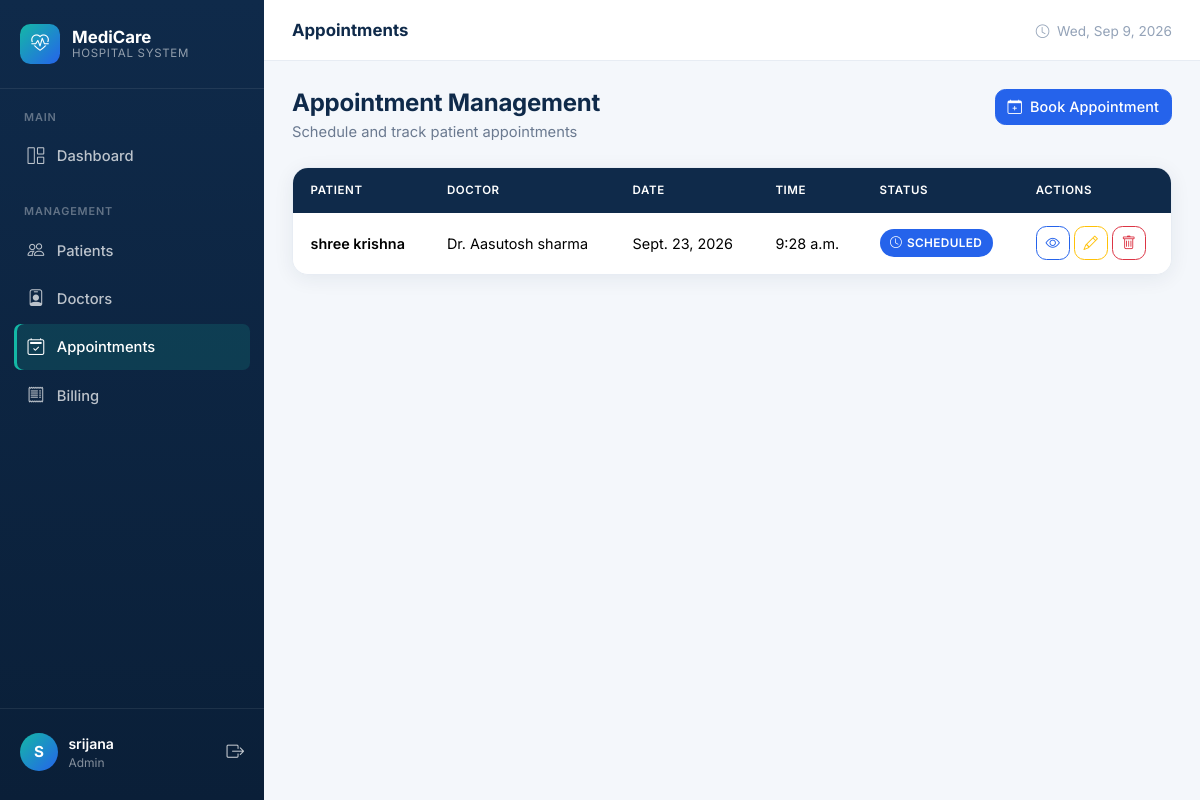
The page /appointments/ (signed in) on the database its author committed.
### hospital/models.py (models this page shows, shortened)
class Appointment(models.Model):
    STATUS_CHOICES = [
        ('Scheduled', 'Scheduled'),
        ('Completed', 'Completed'),
        ('Cancelled', 'Cancelled'),
    ]
    patient = models.ForeignKey(
        Patient,
        on_delete=models.CASCADE,
        related_name='appointments'
    )
    doctor = models.ForeignKey(
        Doctor,
        on_delete=models.CASCADE,
        related_name='appointments'
    )
    appointment_date = models.DateField()
    appointment_time = models.TimeField()
    reason = models.TextField()
    status = models.CharField(
        max_length=20,
        choices=STATUS_CHOICES,
        default='Scheduled'
    )
    notes = models.TextField(blank=True)
    created_at = models.DateTimeField(auto_now_add=True)

class Patient(models.Model):
        user = models.OneToOneField(
        User,
        on_delete=models.CASCADE,
        null=True,
        blank=True,
        related_name='patient_profile'
    )
        GENDER_CHOICES = [
        ('Male', 'Male'),
        ('Female', 'Female'),
        ('Other', 'Other'),
    ]
        BLOOD_GROUP_CHOICES = [
        ('A+', 'A+'),
        ('A-', 'A-'),
        ('B+', 'B+'),
        ('B-', 'B-'),
        ('AB+', 'AB+'),
        ('AB-', 'AB-'),
        ('O+', 'O+'),
        ('O-', 'O-'),
    ]
        patient_id = models.CharField(max_length=20, unique=True)
        full_name = models.CharField(max_length=100)
        date_of_birth = models.DateField()
        gender = models.CharField(max_length=10, choices=GENDER_CHOICES)
        blood_group = models.CharField(
        max_length=5,
        choices=BLOOD_GROUP_CHOICES
    )
        phone = models.CharField(max_length=15)
        email = models.EmailField(blank=True)
        address = models.TextField()
        emergency_contact = models.CharField(max_length=15)
        created_at = models.DateTimeField(auto_now_add=True)

class Doctor(models.Model):
        user = models.OneToOneField(
        User,
        on_delete=models.CASCADE,
        null=True,
        blank=True,
        related_name='doctor_profile'
    )
        SPECIALIZATION_CHOICES = [
        ('Cardiologist', 'Cardiologist'),
        ('Dermatologist', 'Dermatologist'),
        ('Neurologist', 'Neurologist'),
        ('Orthopedic', 'Orthopedic'),
        ('Pediatrician', 'Pediatrician'),
        ('Psychiatrist', 'Psychiatrist'),
        ('General Physician', 'General Physician'),
        ('Gynecologist', 'Gynecologist'),
        ('Dentist', 'Dentist'),
        ('Other', 'Other'),
    ]
        GENDER_CHOICES = [
        ('Male', 'Male'),
        ('Female', 'Female'),
        ('Other', 'Other'),
    ]
        doctor_id = models.CharField(max_length=20, unique=True)
        full_name = models.CharField(max_length=100)
        gender = models.CharField(max_length=10, choices=GENDER_CHOICES)
        specialization = models.CharField(
        max_length=50,
        choices=SPECIALIZATION_CHOICES
    )
        phone = models.CharField(max_length=15)
        email = models.EmailField(blank=True)
        address = models.TextField()
        qualification = models.CharField(max_length=100)
        experience = models.PositiveIntegerField()
        consultation_fee = models.DecimalField(
        max_digits=10,
        decimal_places=2
    )
        created_at = models.DateTimeField(auto_now_add=True)

### hospital/views.py (the view)
@login_required
def appointment_list(request):
    appointments = Appointment.objects.select_related(
        'patient',
        'doctor'
    ).order_by(
        '-appointment_date',
        '-appointment_time'
    )
    return render(
        request,
        'hospital/appointment_list.html',
        {
            'appointments': appointments,
        }
    )

### hospital/templates/hospital/appointment_list.html (shortened to what this page needs)
{% extends 'hospital/base.html' %}
{% block page_title %}Appointments{% endblock %}
{% block content %}
<div class="page-header">
    <div>
        <h1>Appointment Management</h1>
        <div class="subtitle">Schedule and track patient appointments</div>
    </div>
    <a href="{% url 'add_appointment' %}" class="btn btn-primary">
        <i class="bi bi-calendar-plus me-1"></i> Book Appointment
    </a>
</div>
<div class="card-modern">
    <div class="card-body p-0">
        <div class="table-responsive">
            <table class="table table-modern">
                <thead>
                    <tr>
                        <th>Patient</th>
                        <th>Doctor</th>
                        <th>Date</th>
                        <th>Time</th>
                        <th>Status</th>
                        <th>Actions</th>
                    </tr>
                </thead>
                <tbody>
                    {% for appointment in appointments %}
                    <tr>
                        <td class="fw-600">{{ appointment.patient.full_name }}</td>
                        <td>Dr. {{ appointment.doctor.full_name }}</td>
                        <td>{{ appointment.appointment_date }}</td>
                        <td>{{ appointment.appointment_time }}</td>
                        <td>
                            {% if appointment.status == 'Scheduled' %}
                                <span class="badge-status badge-scheduled"><i class="bi bi-clock"></i> Scheduled</span>
                            {% elif appointment.status == 'Completed' %}
                                <span class="badge-status badge-completed"><i class="bi bi-check-circle"></i> Completed</span>
                            {% else %}
                                <span class="badge-status badge-cancelled"><i class="bi bi-x-circle"></i> Cancelled</span>
                            {% endif %}
                        </td>
                        <td>
                            <div class="d-flex gap-1">
                                <a href="{% url 'appointment_detail' appointment.id %}" class="btn btn-sm btn-outline-primary btn-icon" title="View">
                                    <i class="bi bi-eye"></i>
                                </a>
                                <a href="{% url 'edit_appointment' appointment.id %}" class="btn btn-sm btn-outline-warning btn-icon" title="Edit">
                                    <i class="bi bi-pencil"></i>
                                </a>
                                <a href="{% url 'delete_appointment' appointment.id %}" class="btn btn-sm btn-outline-danger btn-icon" title="Delete">
                                    <i class="bi bi-trash"></i>
                                </a>
                            </div>
                        </td>
                    </tr>
                    {% endfor %}
                </tbody>
            </table>
        </div>
    </div>
</div>
{% endblock %}

### hospital/templates/hospital/base.html (shortened to what this page needs)
{% load static %}
<!DOCTYPE html>
<html lang="en">
<head>
    <link href="https://cdn.jsdelivr.net/npm/bootstrap@5.3.3/dist/css/bootstrap.min.css" rel="stylesheet">
    <link href="https://cdn.jsdelivr.net/npm/bootstrap-icons@1.11.3/font/bootstrap-icons.min.css" rel="stylesheet">
    <link href="{% static 'hospital/css/style.css' %}" rel="stylesheet">
</head>
<body>
{% if request.user.is_authenticated %}
<div class="app-wrapper">
    <aside class="sidebar" id="sidebar">
        <div class="sidebar-brand">
            <div class="brand-icon">
                <i class="bi bi-heart-pulse"></i>
            </div>
            <div class="brand-text">
                MediCare
                <small>Hospital System</small>
            </div>
        </div>
        <nav class="sidebar-nav">
            {% if request.user.profile.role == 'STAFF' or request.user.is_superuser %}
            <div class="nav-section">
                <div class="nav-section-title">Main</div>
                <a href="{% url 'staff_dashboard' %}" class="nav-link {% if request.resolver_match.url_name == 'staff_dashboard' or request.resolver_match.url_name == 'dashboard' %}active{% endif %}">
                    <i class="bi bi-grid-1x2"></i> Dashboard
                </a>
            </div>
            <div class="nav-section">
                <div class="nav-section-title">Management</div>
                <a href="{% url 'patient_list' %}" class="nav-link {% if 'patient' in request.resolver_match.url_name %}active{% endif %}">
                    <i class="bi bi-people"></i> Patients
                </a>
                <a href="{% url 'doctor_list' %}" class="nav-link {% if 'doctor' in request.resolver_match.url_name and 'dashboard' not in request.resolver_match.url_name %}active{% endif %}">
                    <i class="bi bi-person-badge"></i> Doctors
                </a>
                <a href="{% url 'appointment_list' %}" class="nav-link {% if 'appointment' in request.resolver_match.url_name %}active{% endif %}">
                    <i class="bi bi-calendar2-check"></i> Appointments
                </a>
                <a href="{% url 'bill_list' %}" class="nav-link {% if 'bill' in request.resolver_match.url_name %}active{% endif %}">
                    <i class="bi bi-receipt"></i> Billing
                </a>
            </div>
            {% endif %}
        </nav>
        <div class="sidebar-footer">
            <div class="user-info">
                <div class="user-avatar">
                    {{ request.user.username|first|upper }}
                </div>
                <div class="user-meta">
                    <div class="name">{{ request.user.get_full_name|default:request.user.username }}</div>
                    <div class="role">
                        {% if request.user.profile.role == 'STAFF' %}Hospital Staff
                        {% elif request.user.profile.role == 'DOCTOR' %}Doctor
                        {% elif request.user.profile.role == 'PATIENT' %}Patient
                        {% else %}Admin{% endif %}
                    </div>
                </div>
                <a href="{% url 'logout' %}" class="text-white opacity-75" title="Logout" style="font-size:1.1rem;">
                    <i class="bi bi-box-arrow-right"></i>
                </a>
            </div>
        </div>
    </aside>
    <div class="main-content">
        <header class="topbar">
            <div class="d-flex align-items-center gap-3">
                <div class="topbar-title">{% block page_title %}Dashboard{% endblock %}</div>
            </div>
            <div class="topbar-actions">
                <span class="text-muted-2 d-none d-md-inline" style="font-size:0.85rem;">
                    <i class="bi bi-clock me-1"></i>
                    <span id="currentDate"></span>
                </span>
            </div>
        </header>
        <div class="content-area">
            {% block content %}{% endblock %}
        </div>
    </div>
</div>
{% else %}
{% block auth_content %}{% endblock %}
{% endif %}
</body>
</html>

### rows shown on the page
Appointment: patient.full_name "shree krishna", doctor.full_name "Aasutosh sharma", appointment_date "Sept. 23, 2026", appointment_time "9:28 a.m.", status "Scheduled" (drawn)

### other values the page prints
{{ request.user.username|first|upper }} "S"
{{ request.user.get_full_name|default:request.user.username }} "srijana"
